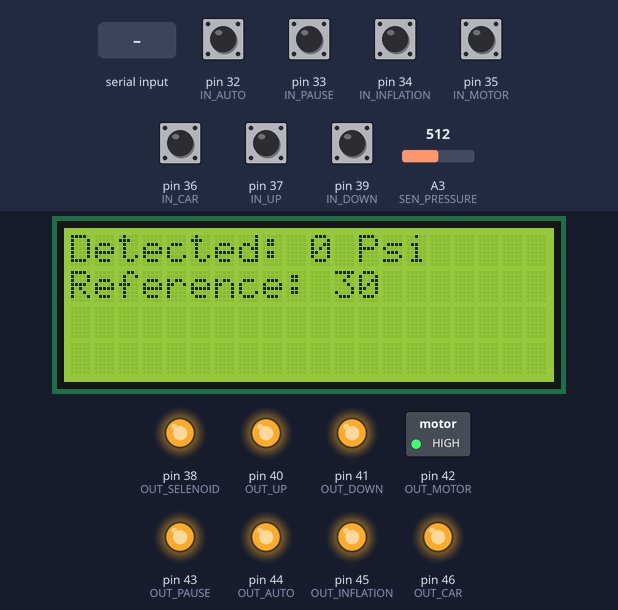
A sketch run on a simulated Arduino Mega 2560, built with avr-gcc and run on an emulated ATmega2560. Parts: 20×4 character LCD, switched loads named in the sketch (green lamp = pin HIGH), output pins drawn as LEDs (lit = HIGH). The test bench sets the inputs (shaded band); at power-on: pin 32 (IN_AUTO), pin 33 (IN_PAUSE), pin 34 (IN_INFLATION), pin 35 (IN_MOTOR), pin 36 (IN_CAR), pin 37 (IN_UP), pin 39 (IN_DOWN) HIGH, A3 (SEN_PRESSURE) = 512. What the sketch prints to the serial monitor is not drawn.

Above: at 1.2 s.
1.3 s: pin 32 (IN_AUTO) pulled LOW for 0.15 s
At 2.7 s:
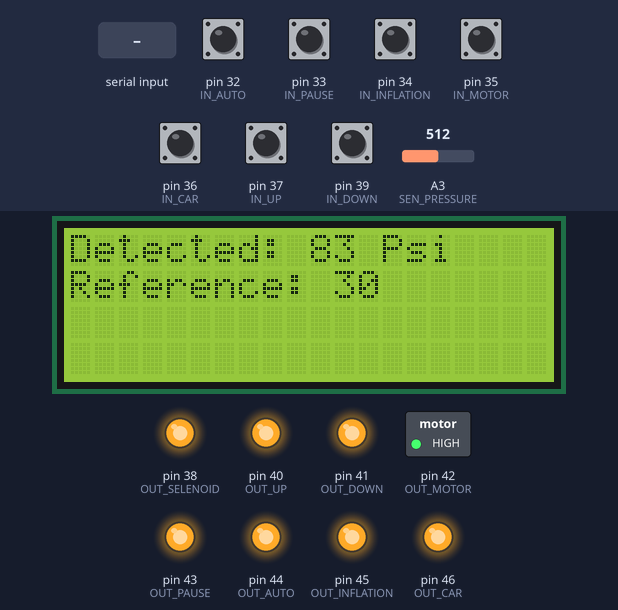
3.0 s: pin 33 (IN_PAUSE) pulled LOW for 0.15 s
At 3.18 s:
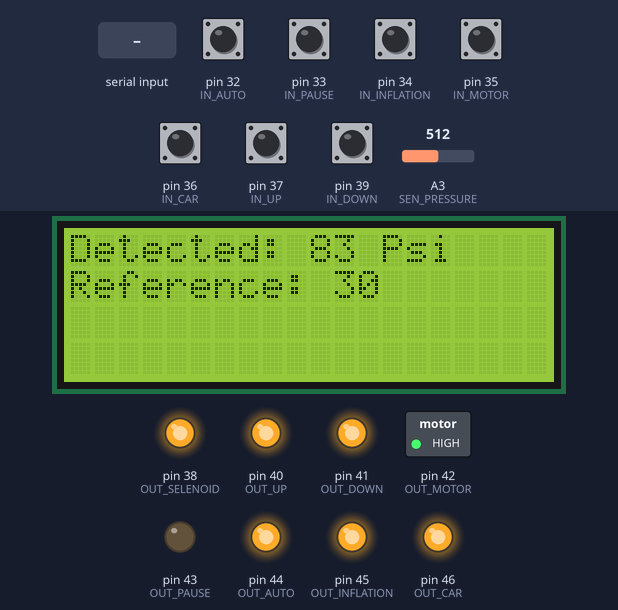
4.7 s: "UP\n" received over Serial
At 4.92 s:
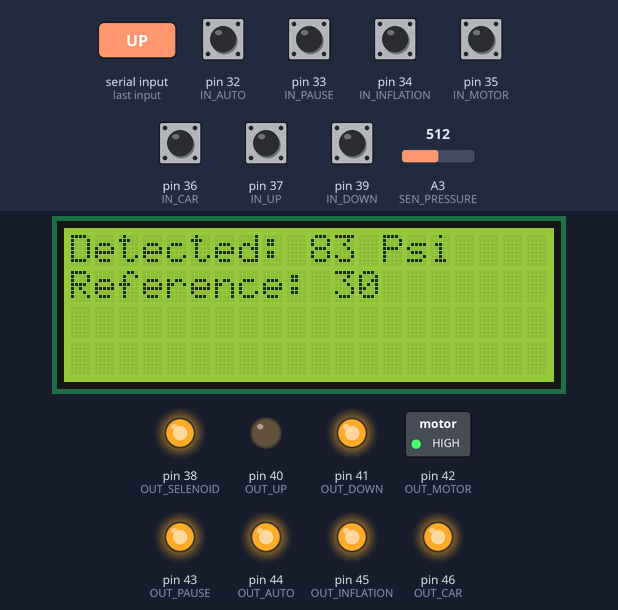
6.4 s: pin 34 (IN_INFLATION) pulled LOW for 0.15 s
At 6.52 s:
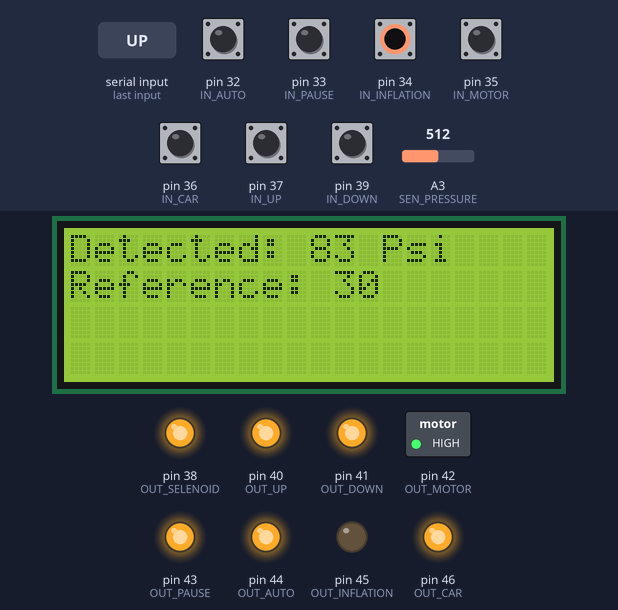
8.0 s: pin 35 (IN_MOTOR) pulled LOW for 0.15 s
At 8.1 s:
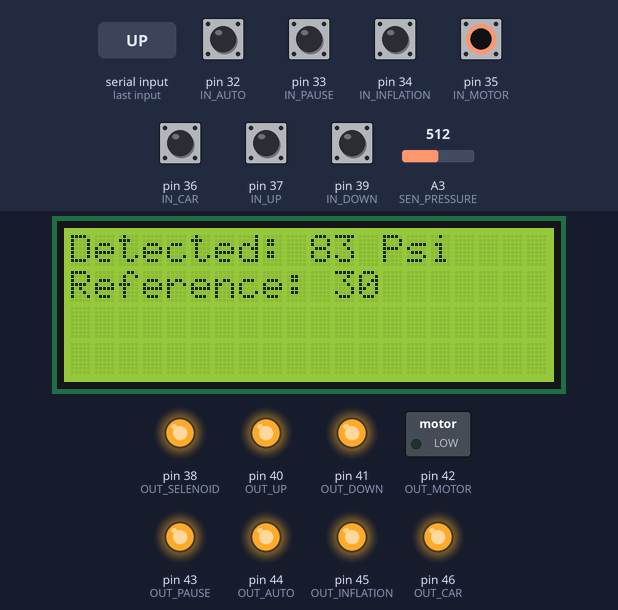
9.6 s: pin 36 (IN_CAR) pulled LOW for 0.15 s
At 9.69 s:
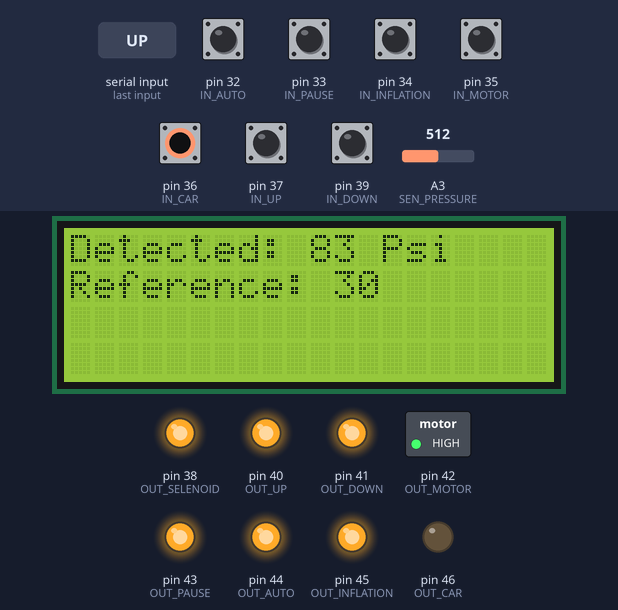
Timing chart, 0 to 12.2 s (numbered marks = the images above; inputs shaded):
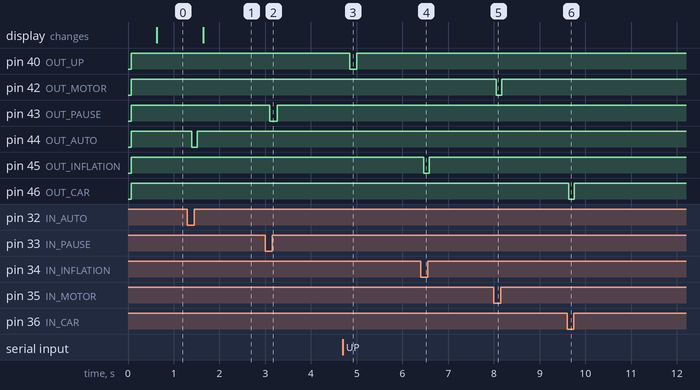

Measured:
- after the input at 1.3 s, pin 44 (OUT_AUTO): HIGH → LOW after 0.09 s, → HIGH 0.12 s later
- after the input at 3.0 s, pin 43 (OUT_PAUSE): HIGH → LOW after 0.10 s, → HIGH 0.16 s later
- after the input at 4.7 s, pin 40 (OUT_UP): HIGH → LOW after 0.15 s, → HIGH 0.15 s later
- after the input at 6.4 s, pin 45 (OUT_INFLATION): HIGH → LOW after 0.06 s, → HIGH 0.12 s later
- after the input at 8.0 s, pin 42 (OUT_MOTOR): HIGH → LOW after 0.05 s, → HIGH 0.12 s later
- after the input at 9.6 s, pin 46 (OUT_CAR): HIGH → LOW at once, → HIGH 0.12 s later

The sketch:

sketch_feb06a.ino
```cpp
#include <LiquidCrystal_I2C.h>
LiquidCrystal_I2C lcd(0x27, 20, 4);

#define RELAY_OFF 1
#define RELAY_ON !RELAY_OFF

#define OUT_SELENOID 38
#define OUT_UP 40
#define OUT_DOWN 41
#define OUT_MOTOR 42
#define OUT_PAUSE 43
#define OUT_AUTO 44
#define OUT_INFLATION 45
#define OUT_CAR 46

#define IN_CAR 36
#define IN_DOWN 39
#define IN_INFLATION 34
#define IN_MOTOR 35
#define IN_UP 37
#define IN_AUTO 32
#define IN_PAUSE 33

#define SEN_PRESSURE A3

#define NORMAL_PRESSURE 2
#define OFFSET_PRESSURE 1

const uint8_t inputPin[7] = { IN_CAR, IN_DOWN, IN_INFLATION, IN_MOTOR, IN_UP, IN_AUTO, IN_PAUSE };
const uint8_t outputPin[8] = { OUT_CAR, OUT_DOWN, OUT_INFLATION, OUT_MOTOR, OUT_UP, OUT_AUTO, OUT_PAUSE, OUT_SELENOID };
int8_t detectedPressure = 0;

void setup() {
  lcd.begin();
  lcd.backlight();
  lcd.clear();
  Serial.begin(9600);

  for(uint8_t i=0; i<8; i++){
    pinMode(outputPin[i], OUTPUT);
    digitalWrite(outputPin[i], RELAY_OFF);

    if(i < 7) pinMode(inputPin[i], INPUT_PULLUP);
  }
  pinMode(SEN_PRESSURE, INPUT);

  digitalWrite(OUT_SELENOID, RELAY_OFF);
}

unsigned long tRefresh = 0;
uint8_t oldDetectedPressure = 0;
uint8_t referencePressure = 30;
#define TPRESSING 150
void loop() {
  if(Serial.available() > 0){
    String data = Serial.readStringUntil('\n');
    if(data.indexOf("ON") >= 0){
      digitalWrite(OUT_SELENOID, RELAY_ON);
    } else if(data.indexOf("OFF") >= 0){
      digitalWrite(OUT_SELENOID, RELAY_OFF);
    } else if(data.indexOf("UP")>= 0){
      digitalWrite(OUT_UP, RELAY_ON);
      delay(TPRESSING);
      digitalWrite(OUT_UP, RELAY_OFF);
    } else if(data.indexOf("DW") >= 0){
      digitalWrite(OUT_DOWN, RELAY_ON);
      delay(TPRESSING);
      digitalWrite(OUT_DOWN, RELAY_OFF);
    } else {
      referencePressure = data.toInt();
    }
  }

  getPressure();
  if(detectedPressure != oldDetectedPressure){
    if(detectedPressure <= (NORMAL_PRESSURE + OFFSET_PRESSURE) && oldDetectedPressure >= (referencePressure - OFFSET_PRESSURE) && oldDetectedPressure <= (referencePressure + OFFSET_PRESSURE)){
      Serial.println("******************Terdeteksi dicabut berhasil");
      lcd.clear();
      lcd.setCursor(0,0);
      lcd.print(" DICABUT DI TEKANAN ");
      lcd.setCursor(9,1);
      lcd.print(oldDetectedPressure);
      delay(2000);
    }
    oldDetectedPressure = detectedPressure;
  }

  if((unsigned long) millis()-tRefresh >= 500){
    tRefresh = millis();
    lcd.setCursor(0,0);
    lcd.print("Detected: ");
    lcd.print(detectedPressure);
    lcd.print(" Psi         ");
    lcd.setCursor(0,1);
    lcd.print("Reference: ");
    lcd.print(referencePressure);
    lcd.print("       ");
  }

  digitalWrite(OUT_DOWN, (isBtnDown() ? RELAY_ON : RELAY_OFF));
  digitalWrite(OUT_UP, (isBtnUp() ? RELAY_ON : RELAY_OFF));
  digitalWrite(OUT_PAUSE, (isBtnPause() ? RELAY_ON : RELAY_OFF));
  digitalWrite(OUT_CAR, (isBtnCar() ? RELAY_ON : RELAY_OFF));
  digitalWrite(OUT_MOTOR, (isBtnMotor() ? RELAY_ON : RELAY_OFF));
  digitalWrite(OUT_INFLATION, (isBtnInf() ? RELAY_ON : RELAY_OFF));
  digitalWrite(OUT_AUTO, (isBtnAuto() ? RELAY_ON : RELAY_OFF));
}

/*
 * checked 7 feb 2021
 *
 * Ini adalah file yang mengatur tentang pendeteksian tombol tombol
 * nitrogen dengan konsep sampling
 */
#define MAX_DETECT 20
#define MIN_DETECT 15
bool pressed = false;

bool isBtnCar(){
  uint8_t cnt = 0;
  for(uint8_t i=0; i<MAX_DETECT; i++){
    if(digitalRead(IN_CAR) == 0) cnt++;
    delayMicroseconds(10);
  }
  if(cnt > MIN_DETECT) return true;
  return false;
}
bool isBtnInf(){
  uint8_t cnt = 0;
  for(uint8_t i=0; i<MAX_DETECT; i++){
    if(digitalRead(IN_INFLATION) == 0) cnt++;
    delayMicroseconds(10);
  }
  if(cnt > MIN_DETECT) return true;
  return false;
}
bool isBtnMotor(){
  uint8_t cnt = 0;
  for(uint8_t i=0; i<MAX_DETECT; i++){
    if(digitalRead(IN_MOTOR) == 0) cnt++;
    delayMicroseconds(10);
  }
  if(cnt > MIN_DETECT) return true;
  return false;
}
bool isBtnAuto(){
  uint8_t cnt = 0;
  for(uint8_t i=0; i<MAX_DETECT; i++){
    if(digitalRead(IN_AUTO) == 0) cnt++;
    delayMicroseconds(10);
  }
  if(cnt > MIN_DETECT) return true;
  return false;
}
bool isBtnPause(){
  uint8_t cnt = 0;
  for(uint8_t i=0; i<MAX_DETECT; i++){
    if(digitalRead(IN_PAUSE) == 0) cnt++;
    delayMicroseconds(10);
  }
  if(cnt > MIN_DETECT) return true;
  return false;
}
bool isBtnUp(){
  uint8_t cnt = 0;
  for(uint8_t i=0; i<MAX_DETECT; i++){
    if(digitalRead(IN_UP) == 0) cnt++;
    delayMicroseconds(10);
  }
  if(cnt > MIN_DETECT) return true;
  return false;
}
bool isBtnDown(){
  uint8_t cnt = 0;
  for(uint8_t i=0; i<MAX_DETECT; i++){
    if(digitalRead(IN_DOWN) == 0) cnt++;
    delayMicroseconds(10);
  }
  if(cnt > MIN_DETECT) return true;
  return false;
}

/*
 * Ini adalah file yang berhubungan dengan sampling dan penghitungan sensor tekanan angin
 * baik konfersi ke psi dan sebaliknya
 */
uint8_t sensorValue[10] = { 0 };
unsigned long tSampling = 0;

void getPressure(void){
  if((unsigned long) millis()-tSampling >= 100){
    tSampling = millis();


    unsigned long analogData = 0;
    for(int i=0; i<1000; i++){
      analogData = analogData + analogRead(SEN_PRESSURE);
      delayMicroseconds(10);
    }
    analogData = analogData / 1000;

    sensorValue[9] = sensorValue[8];
    sensorValue[8] = sensorValue[7];
    sensorValue[7] = sensorValue[6];
    sensorValue[6] = sensorValue[5];
    sensorValue[5] = sensorValue[4];
    sensorValue[4] = sensorValue[3];
    sensorValue[3] = sensorValue[2];
    sensorValue[2] = sensorValue[1];
    sensorValue[1] = sensorValue[0];
    sensorValue[0] = convert2Psi(analogData);

//    Serial.print(analogData);
//    Serial.print(',');
//    Serial.println();
    Serial.print(sensorValue[0]);

    bool newValue = true;
    for(uint8_t idx=1; idx<10; idx++){
      Serial.print((String) ',' + sensorValue[idx]);

      if(sensorValue[0] != sensorValue[idx]){
        newValue = false;
        break;
      }
    }
    if(newValue){
      detectedPressure = sensorValue[0];
      Serial.print(" ==> ");
      Serial.print(detectedPressure);
    }
    Serial.println();
  }
}

int8_t convert2Psi(uint16_t v){
  return map(v, 232, 247, 27, 30);
}
```
